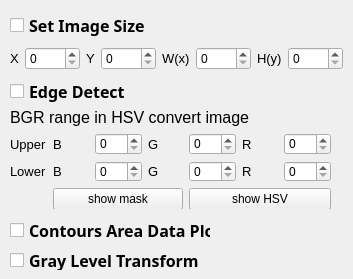
    <widget class="QWidget" name="Analysis_tab">
     <attribute name="title">
      <string>Analysis</string>
     </attribute>
     <widget class="QWidget" name="layoutWidget_2">
      <property name="geometry">
       <rect>
        <x>10</x>
        <y>80</y>
        <width>321</width>
        <height>129</height>
       </rect>
      </property>
      <layout class="QGridLayout" name="gridLayout_2">
       <item row="3" column="5">
        <widget class="QLabel" name="label_13">
         <property name="font">
          <font>
           <pointsize>10</pointsize>
          </font>
         </property>
         <property name="text">
          <string>R</string>
         </property>
        </widget>
       </item>
       <item row="2" column="0">
        <widget class="QLabel" name="label_2">
         <property name="font">
          <font>
           <pointsize>10</pointsize>
          </font>
         </property>
         <property name="text">
          <string>Upper</string>
         </property>
        </widget>
       </item>
       <item row="2" column="3">
        <widget class="QLabel" name="label_9">
         <property name="font">
          <font>
           <pointsize>10</pointsize>
          </font>
         </property>
         <property name="text">
          <string>G</string>
         </property>
        </widget>
       </item>
       <item row="3" column="3">
        <widget class="QLabel" name="label_12">
         <property name="font">
          <font>
           <pointsize>10</pointsize>
          </font>
         </property>
         <property name="text">
          <string>G</string>
         </property>
        </widget>
       </item>
       <item row="2" column="1">
        <widget class="QLabel" name="label_8">
         <property name="font">
          <font>
           <pointsize>10</pointsize>
          </font>
         </property>
         <property name="text">
          <string>B</string>
         </property>
        </widget>
       </item>
       <item row="3" column="0">
        <widget class="QLabel" name="label_7">
         <property name="font">
          <font>
           <pointsize>10</pointsize>
          </font>
         </property>
         <property name="text">
          <string>Lower</string>
         </property>
        </widget>
       </item>
       <item row="2" column="5">
        <widget class="QLabel" name="label_10">
         <property name="font">
          <font>
           <pointsize>10</pointsize>
          </font>
         </property>
         <property name="text">
          <string>R</string>
         </property>
        </widget>
       </item>
       <item row="3" column="1">
        <widget class="QLabel" name="label_11">
         <property name="font">
          <font>
           <pointsize>10</pointsize>
          </font>
         </property>
         <property name="text">
          <string>B</string>
         </property>
        </widget>
       </item>
       <item row="0" column="0" colspan="3">
        <widget class="QCheckBox" name="EdgeDetectCheckBox">
         <property name="font">
          <font>
           <family>Adobe 黑体 Std R</family>
           <pointsize>12</pointsize>
           <weight>75</weight>
           <italic>false</italic>
           <bold>true</bold>
           <underline>false</underline>
           <strikeout>false</strikeout>
          </font>
         </property>
         <property name="text">
          <string>Edge Detect</string>
         </property>
         <property name="iconSize">
          <size>
           <width>16</width>
           <height>16</height>
          </size>
         </property>
        </widget>
       </item>
       <item row="2" column="6">
        <widget class="QSpinBox" name="EdgeDetectUpperR">
         <property name="maximum">
          <number>255</number>
         </property>
        </widget>
       </item>
       <item row="2" column="2">
        <widget class="QSpinBox" name="EdgeDetectUpperB">
         <property name="maximum">
          <number>255</number>
         </property>
        </widget>
       </item>
       <item row="2" column="4">
        <widget class="QSpinBox" name="EdgeDetectUpperG">
         <property name="maximum">
          <number>255</number>
         </property>
        </widget>
       </item>
       <item row="3" column="2">
        <widget class="QSpinBox" name="EdgeDetectLowerB">
         <property name="maximum">
          <number>255</number>
         </property>
        </widget>
       </item>
       <item row="3" column="4">
        <widget class="QSpinBox" name="EdgeDetectLowerG">
         <property name="maximum">
          <number>255</number>
         </property>
        </widget>
       </item>
       <item row="3" column="6">
        <widget class="QSpinBox" name="EdgeDetectLowerR">
         <property name="maximum">
          <number>255</number>
         </property>
        </widget>
       </item>
       <item row="1" column="0" colspan="7">
        <widget class="QLabel" name="label">
         <property name="font">
          <font>
           <pointsize>12</pointsize>
          </font>
         </property>
         <property name="text">
          <string>BGR range in HSV convert image</string>
         </property>
        </widget>
       </item>
       <item row="4" column="4" colspan="3">
        <widget class="QPushButton" name="ShowHSVButton">
         <property name="text">
          <string>show HSV</string>
         </property>
        </widget>
       </item>
       <item row="4" column="1" colspan="3">
        <widget class="QPushButton" name="ShowMaskButton">
         <property name="text">
          <string>show mask</string>
         </property>
        </widget>
       </item>
      </layout>
     </widget>
     <widget class="QWidget" name="layoutWidget">
      <property name="geometry">
       <rect>
        <x>10</x>
        <y>10</y>
        <width>334</width>
        <height>61</height>
       </rect>
      </property>
      <layout class="QGridLayout" name="gridLayout_5">
       <item row="0" column="0" colspan="4">
        <widget class="QCheckBox" name="SetImageSizeCheckBox">
         <property name="font">
          <font>
           <family>Adobe 黑体 Std R</family>
           <pointsize>12</pointsize>
           <weight>75</weight>
           <italic>false</italic>
           <bold>true</bold>
           <underline>false</underline>
           <strikeout>false</strikeout>
          </font>
         </property>
         <property name="text">
          <string>Set Image Size</string>
         </property>
         <property name="iconSize">
          <size>
           <width>16</width>
           <height>16</height>
          </size>
         </property>
        </widget>
       </item>
       <item row="1" column="0">
        <widget class="QLabel" name="label_18">
         <property name="font">
          <font>
           <pointsize>10</pointsize>
          </font>
         </property>
         <property name="text">
          <string>X</string>
         </property>
        </widget>
       </item>
       <item row="1" column="1">
        <widget class="QSpinBox" name="CropImgXcoordinate">
         <property name="maximum">
          <number>10000</number>
         </property>
        </widget>
       </item>
       <item row="1" column="2">
        <widget class="QLabel" name="label_19">
         <property name="font">
          <font>
           <pointsize>10</pointsize>
          </font>
         </property>
         <property name="text">
          <string>Y</string>
         </property>
        </widget>
       </item>
       <item row="1" column="3">
        <widget class="QSpinBox" name="CropImgYcoordinate">
         <property name="maximum">
          <number>10000</number>
         </property>
        </widget>
       </item>
       <item row="1" column="4">
        <widget class="QLabel" name="label_20">
         <property name="font">
          <font>
           <pointsize>10</pointsize>
          </font>
         </property>
         <property name="text">
          <string>W(x)</string>
         </property>
        </widget>
       </item>
       <item row="1" column="5">
        <widget class="QSpinBox" name="CropImgWidth">
         <property name="maximum">
          <number>10000</number>
         </property>
        </widget>
       </item>
       <item row="1" column="6">
        <widget class="QLabel" name="label_17">
         <property name="font">
          <font>
           <pointsize>10</pointsize>
          </font>
         </property>
         <property name="text">
          <string>H(y)</string>
         </property>
        </widget>
       </item>
       <item row="1" column="7">
        <widget class="QSpinBox" name="CropImgHeight">
         <property name="maximum">
          <number>10000</number>
         </property>
        </widget>
       </item>
      </layout>
     </widget>
     <widget class="QCheckBox" name="ContoursAreaDataPlotCheckBox">
      <property name="geometry">
       <rect>
        <x>10</x>
        <y>220</y>
        <width>201</width>
        <height>20</height>
       </rect>
      </property>
      <property name="font">
       <font>
        <family>Adobe 黑体 Std R</family>
        <pointsize>12</pointsize>
        <weight>75</weight>
        <italic>false</italic>
        <bold>true</bold>
        <underline>false</underline>
        <strikeout>false</strikeout>
       </font>
      </property>
      <property name="text">
       <string>Contours Area Data Plot</string>
      </property>
      <property name="iconSize">
       <size>
        <width>16</width>
        <height>16</height>
       </size>
      </property>
     </widget>
     <widget class="QCheckBox" name="GrayLevelTransformCheckBox">
      <property name="geometry">
       <rect>
        <x>10</x>
        <y>250</y>
        <width>201</width>
        <height>20</height>
       </rect>
      </property>
      <property name="font">
       <font>
        <family>Adobe 黑体 Std R</family>
        <pointsize>12</pointsize>
        <weight>75</weight>
        <italic>false</italic>
        <bold>true</bold>
        <underline>false</underline>
        <strikeout>false</strikeout>
       </font>
      </property>
      <property name="text">
       <string>Gray Level Transform</string>
      </property>
      <property name="iconSize">
       <size>
        <width>16</width>
        <height>16</height>
       </size>
      </property>
     </widget>
    </widget>
